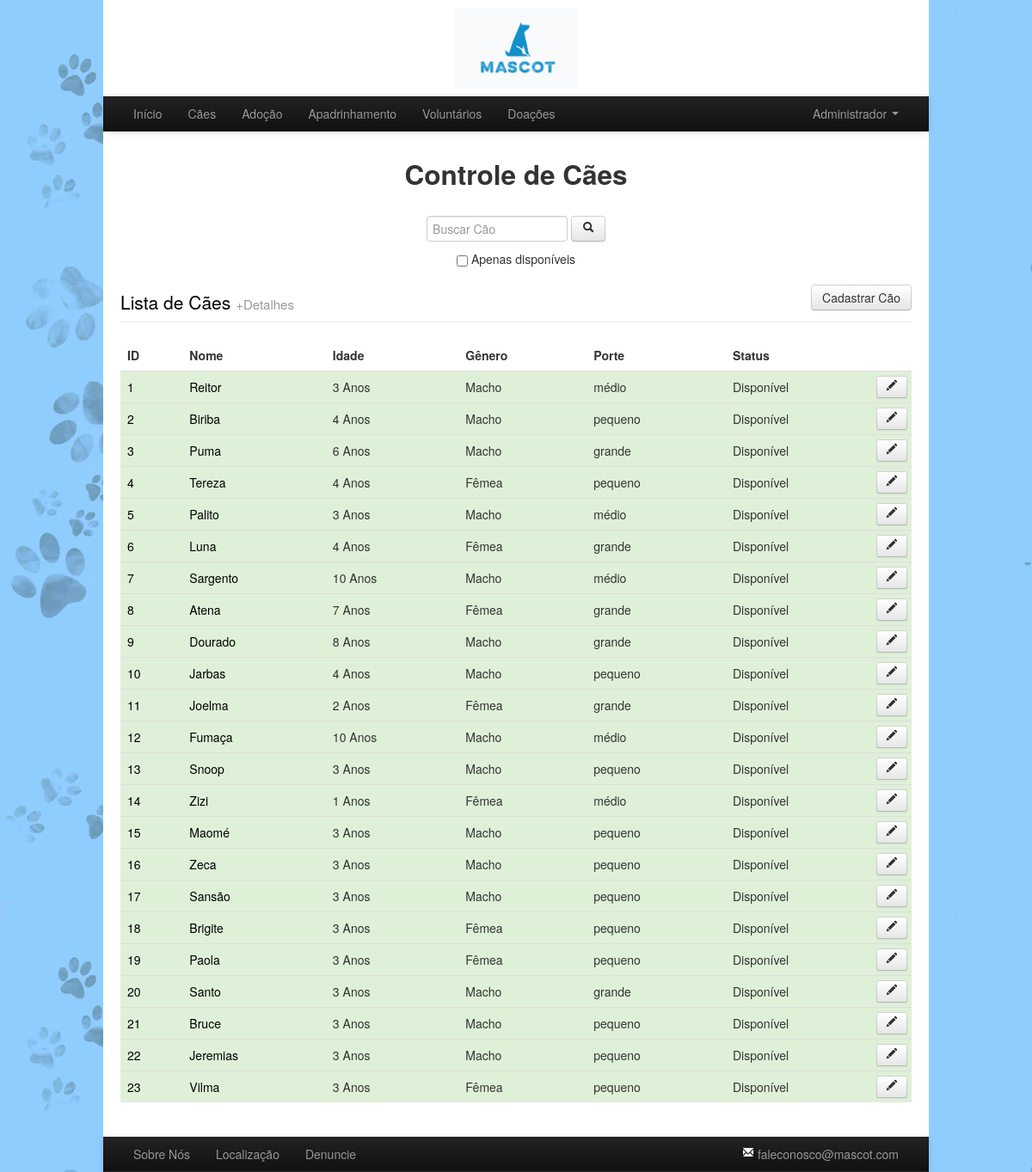
Page /paginas/admin/controle_caes.php (signed in) on the committed database.
### tables this page shows
CREATE TABLE `t_cao` (
  `id_cao` int(11) NOT NULL,
  `nome` varchar(50) NOT NULL,
  `genero` varchar(10) DEFAULT NULL,
  `idade` int(2) DEFAULT NULL,
  `porte` varchar(10) DEFAULT NULL,
  `status_disponivel` bit(1) DEFAULT b'1',
  `src_imagem` varchar(255) DEFAULT NULL
);

### php_default/registro_caes.php (called while the page is built, shortened)
<?php
include ('conexao_bd.php');
$queryCaes = "select * from t_cao";
$resultCaes = mysqli_query($link, $queryCaes);
$num_caes = 0;
$maior_id = 1;
while ($row = mysqli_fetch_assoc($resultCaes)) {
    $id = $row['id_cao'];
    $nome = $row['nome'];
    $genero = $row['genero'];
    $idade = $row['idade'];
    $porte = $row['porte'];
    $status_disponivel = (bool)$row['status_disponivel'];
    $src_imagem = $row['src_imagem'];
    $cao[$id]["id_cao"] = $id;
    $cao[$id]["nome"] = $nome;
    $cao[$id]["genero"] = $genero;
    $cao[$id]["idade"] = $idade;
    $cao[$id]["porte"] = $porte;
    $cao[$id]["status_disponivel"] = $status_disponivel;
    $cao[$id]["src_imagem"] = $src_imagem;
    if($id > $maior_id){
        $maior_id = $id;
    }
}
function getId_cao($id) {
    global $cao;
    return $cao[$id]["id_cao"];
}
function getNome_cao($id) {
    global $cao;
    return $cao[$id]["nome"];
}
function getGenero_cao($id) {
    global $cao;
    return $cao[$id]["genero"];
}
function getIdade_cao($id) {
    global $cao;
    return $cao[$id]["idade"];
}
function getPorte_cao($id) {
    global $cao;
    return $cao[$id]["porte"];
}
function getStatus_disponivel_cao($id) {
    global $cao;
    return $cao[$id]["status_disponivel"];
}

### paginas/admin/controle_caes.php (the view, shortened to what this page needs)
<?php include '../../php_default/controle_login.php'; ?>
<!DOCTYPE html>
<html>
    <head>
        <link href="../../ferramentas_externas/bootstrap/css/bootstrap.css" rel="stylesheet" media="screen">
        <link rel="stylesheet" type="text/css" href="../../css/layout_default.css" />
        <link rel="stylesheet" type="text/css" href="../../css/admin/controle_caes.css" />
        <?php include('../../php_default/registro_caes.php'); ?>
    </head>
    <body>
        <div class="container mycontainer">
            <header>
                <?php
                include('../../php_default/header_e_footer/header.php');
                ?>
            </header>
            <article>
                <?php
                $placehold = "placeholder='Buscar Cão'";
                if (isset($_GET['busca'])) {
                    $busca = $_GET['busca'];
                    if ($busca) {
                        $placehold = "value='$busca'";
                    }
                } else {
                    $busca = "";
                }
                if (isset($_GET['status'])) {
                    if ($_GET['status'] == 'disponivel') {
                        $checked = "checked";
                    }
                } else {
                    $checked = "";
                }
                ?>
                <div class="cabecalho center">
                    <h2>Controle de Cães</h2>
                </div>
                <form class="form-search center">
                    <input type="text" class="input-medium" title="Buscar Cão" <?php echo $placehold; ?> name="busca">
                    <button type="submit" class="btn" title="Buscar Cão"><i class="icon-search"></i></button>
                    <p class="opcoesBusca"><input name="status" type="checkbox" value="disponivel" <?php echo $checked; ?>> Apenas disponíveis</p>
                </form>
                <fieldset id="listaCaes">
                    <legend><a href="controle_caes.php" class="linkFicha">Lista de Cães</a> <a href="?func=detalhes"><small>+Detalhes</small></a><a href="cadastro_cao.php" class="btn pull-right">Cadastrar Cão</a></legend>
                    <table class="table table-hover">
                        <thead>
                            <tr>
                                <th>ID</th>
                                <th>Nome</th>
                                <th>Idade</th>
                                <th>Gênero</th>
                                <th>Porte</th>
                                <th>Status</th>
                            </tr>
                        </thead>
                        <tbody>
                            <?php
                            $nBusca = strlen($busca);
                            $status = 1;
                            if ($num_caes > 0) {
                                for ($i = 1; $i <= $maior_id; $i++) {
                                    if (isset($cao[$i])) {
                                        if ((strncasecmp($busca, getNome_cao($i), $nBusca) == 0) & ($status == 1)) {
                                            echo
                                            "<tr class='" . (getStatus_disponivel_cao($i) == 1 ? "success" : "error") . "'>
                                                <td><a href='../ficha_cao.php?id=" . getId_cao($i) . "' target='_BLANK' class='linkFicha'>" . getId_cao($i) . "</a></td>
                                                <td><a href='../ficha_cao.php?id=" . getId_cao($i) . "' target='_BLANK' class='linkFicha'>" . getNome_cao($i) . "</a></td>
                                                <td>" . getIdade_cao($i) . " Anos</td>
                                                <td>" . getGenero_cao($i) . "</td>
                                                <td>" . getPorte_cao($i) . "</td>
                                                <td class='tdStatus'>" . (getStatus_disponivel_cao($i) == 1 ? "Disponível" : "Não Disponível") . "<a href='editar_cao.php?id=" . getId_cao($i) . "' class='pull-right btn btn-small' title='Editar'><i class='icon-pencil'></i></a></td>
                                            </tr>";
                                        }
                                    }
                                }
                            }
                            ?>
                        </tbody>
                    </table>
                </fieldset>
            </article>
            <footer>
                <?php
                include('../../php_default/header_e_footer/footer.php');
                ?>
            </footer>
        </div>
    </body>
</html>

### css/layout_default.css (style rules this page uses)
body { background-image: url("../img/background-22.png"); }
.mycontainer { background-color: white; width: 960px; }
article { padding: 20px 20px; }
.cabecalho { display: block; margin-bottom: 3%; }
.center { text-align: center; }
input[type="radio"], input[type="checkbox"] { margin: 0; }

### css/admin/controle_caes.css (style rules this page uses)
.tdStatus { width: 200px; }
a.linkFicha { text-decoration: none; color: black; }
.tdStatus a, .tdAction a, .tdAction p { margin: -3px; }
.opcoesBusca { margin-bottom: 0; margin-top: 10px; }

### rows in the picture
t_cao: id_cao "1", nome "Reitor", idade "3", genero "Macho", porte "médio", status_disponivel "Disponível"
t_cao: id_cao "2", nome "Biriba", idade "4", genero "Macho", porte "pequeno", status_disponivel "Disponível"
t_cao: id_cao "3", nome "Puma", idade "6", genero "Macho", porte "grande", status_disponivel "Disponível"
t_cao: id_cao "4", nome "Tereza", idade "4", genero "Fêmea", porte "pequeno", status_disponivel "Disponível"
t_cao: id_cao "5", nome "Palito", idade "3", genero "Macho", porte "médio", status_disponivel "Disponível"
t_cao: id_cao "6", nome "Luna", idade "4", genero "Fêmea", porte "grande", status_disponivel "Disponível"
t_cao: id_cao "7", nome "Sargento", idade "10", genero "Macho", porte "médio", status_disponivel "Disponível"
t_cao: id_cao "8", nome "Atena", idade "7", genero "Fêmea", porte "grande", status_disponivel "Disponível"
t_cao: id_cao "9", nome "Dourado", idade "8", genero "Macho", porte "grande", status_disponivel "Disponível"
t_cao: id_cao "10", nome "Jarbas", idade "4", genero "Macho", porte "pequeno", status_disponivel "Disponível"
t_cao: id_cao "11", nome "Joelma", idade "2", genero "Fêmea", porte "grande", status_disponivel "Disponível"
t_cao: id_cao "12", nome "Fumaça", idade "10", genero "Macho", porte "médio", status_disponivel "Disponível"
t_cao: id_cao "13", nome "Snoop", idade "3", genero "Macho", porte "pequeno", status_disponivel "Disponível"
t_cao: id_cao "14", nome "Zizi", idade "1", genero "Fêmea", porte "médio", status_disponivel "Disponível"
t_cao: id_cao "15", nome "Maomé", idade "3", genero "Macho", porte "pequeno", status_disponivel "Disponível"
t_cao: id_cao "16", nome "Zeca", idade "3", genero "Macho", porte "pequeno", status_disponivel "Disponível"
t_cao: id_cao "17", nome "Sansão", idade "3", genero "Macho", porte "pequeno", status_disponivel "Disponível"
t_cao: id_cao "18", nome "Brigite", idade "3", genero "Fêmea", porte "pequeno", status_disponivel "Disponível"
t_cao: id_cao "19", nome "Paola", idade "3", genero "Fêmea", porte "pequeno", status_disponivel "Disponível"
t_cao: id_cao "20", nome "Santo", idade "3", genero "Macho", porte "grande", status_disponivel "Disponível"
t_cao: id_cao "21", nome "Bruce", idade "3", genero "Macho", porte "pequeno", status_disponivel "Disponível"
t_cao: id_cao "22", nome "Jeremias", idade "3", genero "Macho", porte "pequeno", status_disponivel "Disponível"
t_cao: id_cao "23", nome "Vilma", idade "3", genero "Fêmea", porte "pequeno", status_disponivel "Disponível"

### other values in the picture
getPrimeiroNome_usuario() "Administrador"
